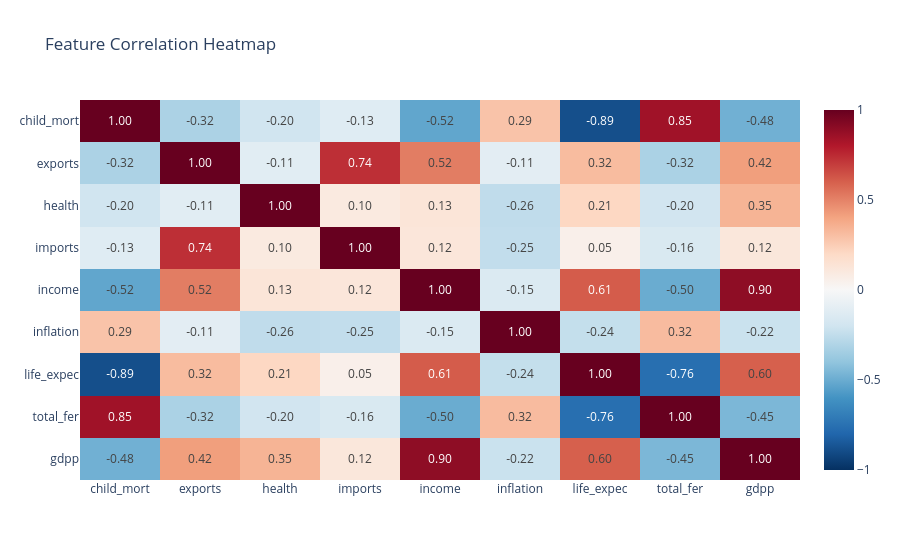

Notebook code for this chart:
### Code cell
corr = df[numerical_cols].corr()
fig = px.imshow(
    corr, text_auto='.2f', aspect='auto',
    color_continuous_scale='RdBu_r', zmin=-1, zmax=1,
    title='Feature Correlation Heatmap'
)
fig.show()

### Figure 1 — Plotly figure (JSON) as saved in the notebook; plotly's stock layout.template omitted (floating-point values rounded to 4 significant figures)
{"data": [{"coloraxis": "coloraxis", "hovertemplate": "x: %{x}<br>y: %{y}<br>color: %{z}<extra></extra>", "name": "0", "texttemplate": "%{z:.2f}", "type": "heatmap", "x": ["child_mort", "exports", "health", "imports", "income", "inflation", "life_expec", "total_fer", "gdpp"], "xaxis": "x", "y": ["child_mort", "exports", "health", "imports", "income", "inflation", "life_expec", "total_fer", "gdpp"], "yaxis": "y", "z": [[1.0, -0.3181, -0.2004, -0.1272, -0.5243, 0.2883, -0.8867, 0.8485, -0.483], [-0.3181, 1.0, -0.1144, 0.7374, 0.5168, -0.1073, 0.3163, -0.32, 0.4187], [-0.2004, -0.1144, 1.0, 0.09572, 0.1296, -0.2554, 0.2107, -0.1967, 0.346], [-0.1272, 0.7374, 0.09572, 1.0, 0.1224, -0.247, 0.05439, -0.159, 0.1155], [-0.5243, 0.5168, 0.1296, 0.1224, 1.0, -0.1478, 0.612, -0.5018, 0.8956], [0.2883, -0.1073, -0.2554, -0.247, -0.1478, 1.0, -0.2397, 0.3169, -0.2216], [-0.8867, 0.3163, 0.2107, 0.05439, 0.612, -0.2397, 1.0, -0.7609, 0.6001], [0.8485, -0.32, -0.1967, -0.159, -0.5018, 0.3169, -0.7609, 1.0, -0.4549], [-0.483, 0.4187, 0.346, 0.1155, 0.8956, -0.2216, 0.6001, -0.4549, 1.0]]}], "layout": {"coloraxis": {"cmax": 1, "cmin": -1, "colorscale": [[0, "rgb(5,48,97)"], [0.1, "rgb(33,102,172)"], [0.2, "rgb(67,147,195)"], [0.3, "rgb(146,197,222)"], [0.4, "rgb(209,229,240)"], [0.5, "rgb(247,247,247)"], [0.6, "rgb(253,219,199)"], [0.7, "rgb(244,165,130)"], [0.8, "rgb(214,96,77)"], [0.9, "rgb(178,24,43)"], [1, "rgb(103,0,31)"]]}, "title": {"text": "Feature Correlation Heatmap"}, "xaxis": {"anchor": "y", "domain": [0, 1]}, "yaxis": {"anchor": "x", "autorange": "reversed", "domain": [0, 1]}}}
